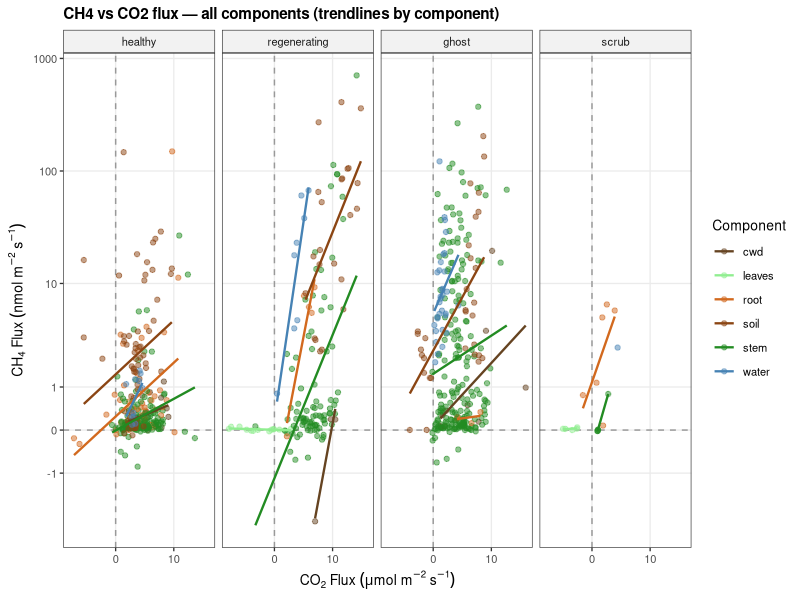
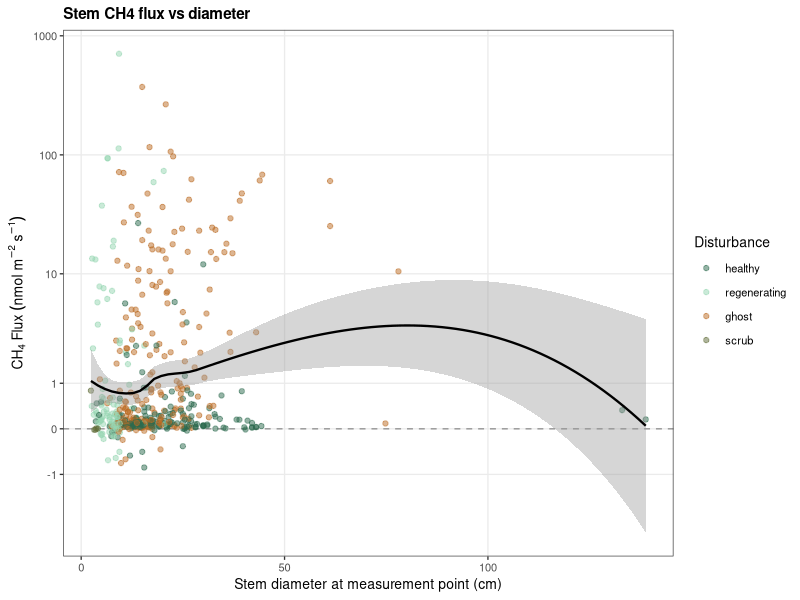
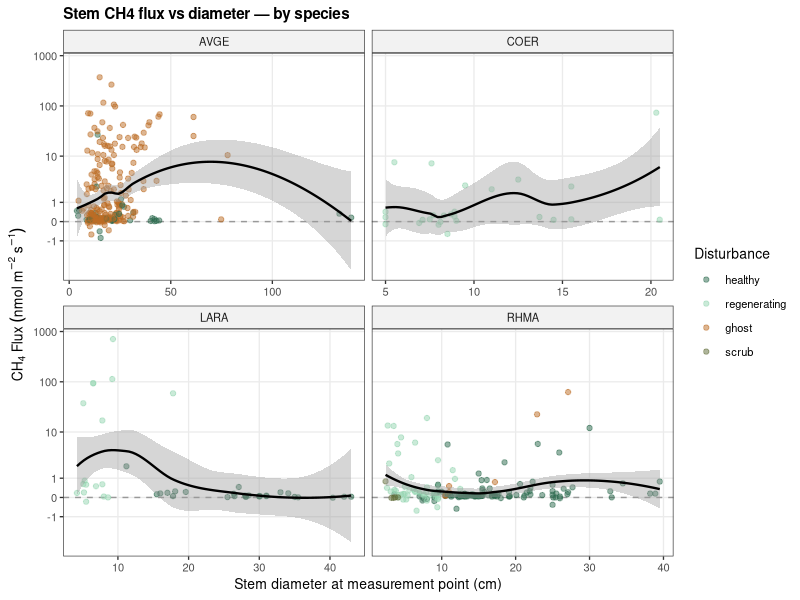
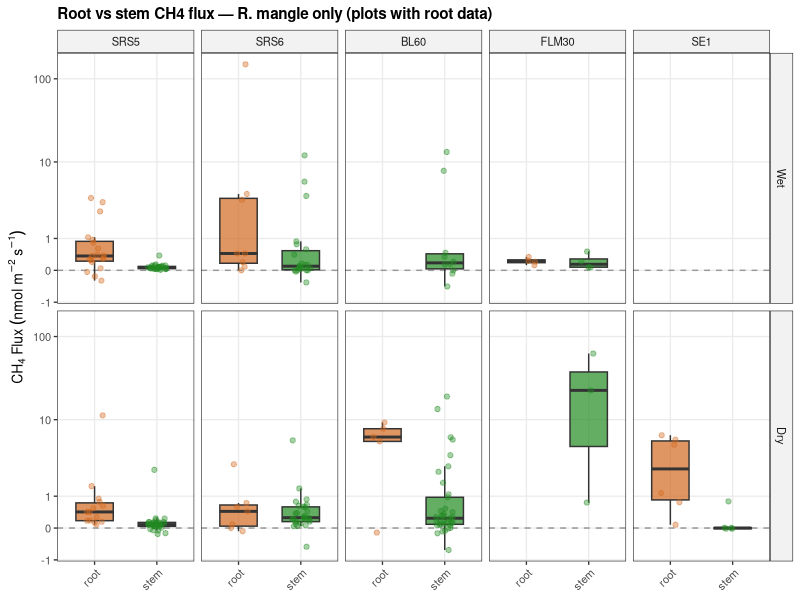
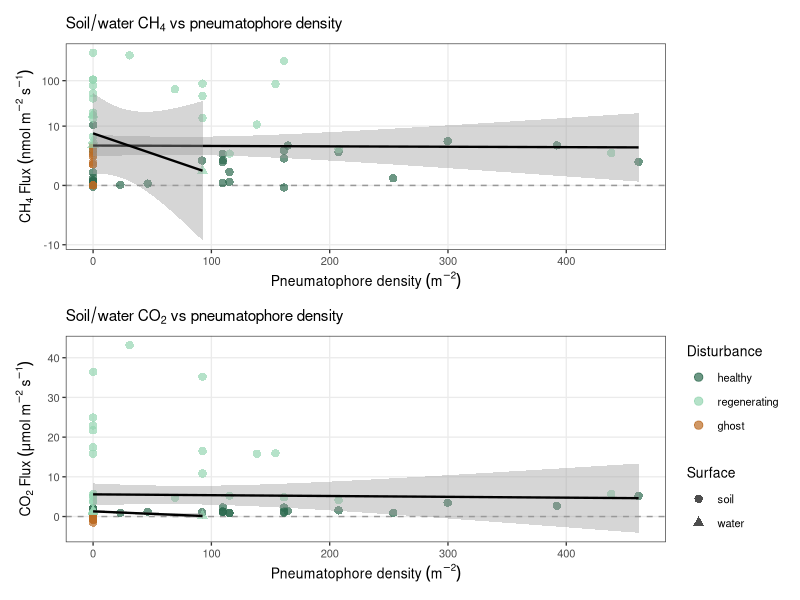
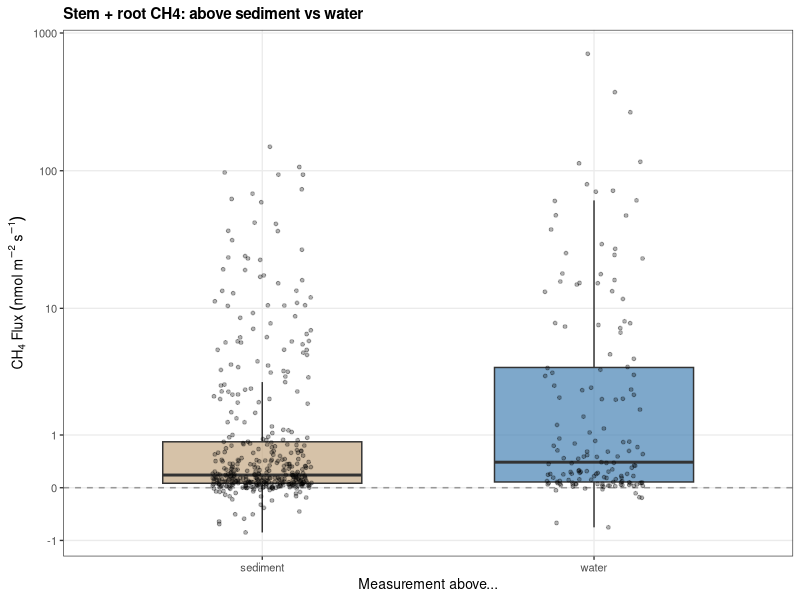
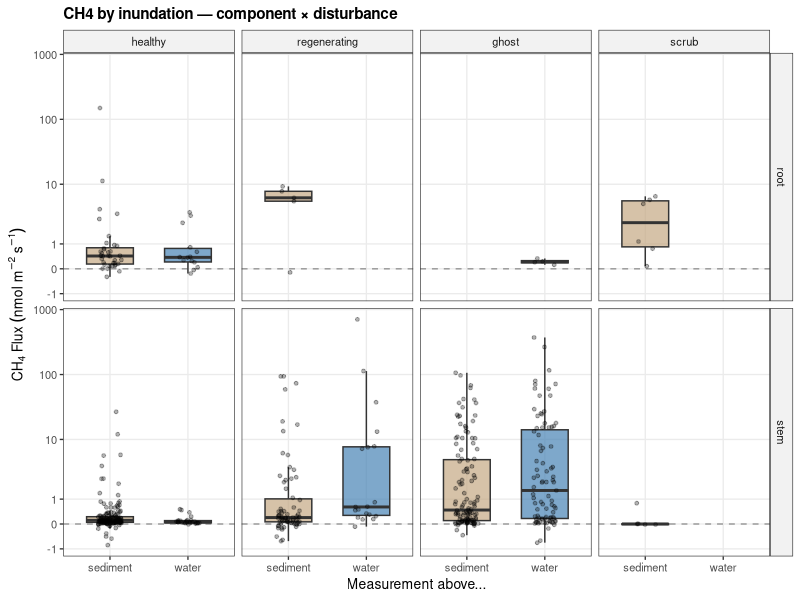

Here is the R script that generated these plots, in order:
# =============================================================================
# Exploratory Plots — Tree Flux Relationships
# =============================================================================
# Quick exploratory figures to evaluate candidate relationships for publication.
# Saves PNGs to output/figures/exploratory/
# =============================================================================

library(dplyr)
library(tidyr)
library(ggplot2)
library(scales)
library(forcats)

# --- Data Loading (reuse same preprocessing as publication_figures.R) --------
df <- read.csv("output/combined_gas_flux_dataset.csv")

selected_plots <- c("BL60", "CP40", "FLM30", "MI", "SE1", "SRS5", "SRS6", "RB10")

df <- df %>%
  filter(plot %in% selected_plots) %>%
  filter(is.na(CO2_best.flux) | CO2_best.flux >= -10) %>%
  mutate(
    disturbance_level = factor(disturbance_level,
                               levels = c("healthy", "regenerating", "ghost", "scrub")),
    season_agg = factor(case_when(
      season == "wet" ~ "Wet", season == "dry" ~ "Dry", TRUE ~ NA_character_
    ), levels = c("Wet", "Dry")),
    component = tolower(component),
    plot = factor(plot, levels = c("RB10", "SRS5", "SRS6", "BL60",
                                    "CP40", "FLM30", "MI", "SE1")),
    species = ifelse(species == "COPE", "COER", species)
  )

dir.create("output/figures/exploratory", showWarnings = FALSE, recursive = TRUE)

# Shared theme
theme_expl <- function(base_size = 10) {
  theme_bw(base_size = base_size) +
    theme(panel.grid.minor = element_blank(),
          strip.background = element_rect(fill = "grey95"),
          plot.title = element_text(size = base_size + 1, face = "bold"))
}

disturbance_colors <- c("healthy" = "#2D6A4F", "regenerating" = "#95D5B2",
                         "ghost" = "#BC6C25", "scrub" = "#606C38")

cat("Data loaded:", nrow(df), "rows\n\n")


# =============================================================================
# 1. CH4 vs CO2 — all components, colored by component
# =============================================================================
cat("--- 1. CH4 vs CO2 ---\n")

p1_data <- df %>%
  filter(!is.na(CH4_best.flux), !is.na(CO2_best.flux))

component_colors <- c("soil" = "#8B4513", "stem" = "#228B22", "water" = "#4682B4",
                       "root" = "#D2691E", "cwd" = "#654321",
                       "pneumatophore" = "#32CD32", "leaves" = "#90EE90")

p1 <- p1_data %>%
  ggplot(aes(x = CO2_best.flux, y = CH4_best.flux, color = component)) +
  geom_hline(yintercept = 0, linetype = "dashed", color = "grey60") +
  geom_vline(xintercept = 0, linetype = "dashed", color = "grey60") +
  geom_point(alpha = 0.5, size = 1.5) +
  geom_smooth(method = "lm", se = FALSE, linewidth = 0.8, alpha = 0.7) +
  scale_x_continuous(trans = "asinh",
                     breaks = c(-10, 0, 10, 100, 1000),
                     labels = c("-10", "0", "10", "100", "1000")) +
  scale_y_continuous(trans = "asinh",
                     breaks = c(-1, 0, 1, 10, 100, 1000),
                     labels = c("-1", "0", "1", "10", "100", "1000")) +
  scale_color_manual(values = component_colors, name = "Component") +
  labs(x = expression(CO[2]~Flux~(mu*mol~m^{-2}~s^{-1})),
       y = expression(CH[4]~Flux~(nmol~m^{-2}~s^{-1})),
       title = "CH4 vs CO2 flux — all components (trendlines by component)") +
  theme_expl() +
  facet_wrap(~ disturbance_level, nrow = 1)

ggsave("output/figures/exploratory/expl_ch4_vs_co2.png", p1,
       width = 12, height = 4, dpi = 200)
cat("Saved: expl_ch4_vs_co2.png\n")


# =============================================================================
# 2. CH4 by stem diameter
# =============================================================================
cat("\n--- 2. CH4 vs stem diameter ---\n")

p2_data <- df %>%
  filter(component == "stem",
         !is.na(CH4_best.flux), !is.na(diameter), diameter > 0)

cat("  n =", nrow(p2_data), "stem measurements with diameter\n")
cat("  diameter range:", range(p2_data$diameter), "\n")

p2 <- p2_data %>%
  ggplot(aes(x = diameter, y = CH4_best.flux, color = disturbance_level)) +
  geom_hline(yintercept = 0, linetype = "dashed", color = "grey60") +
  geom_point(alpha = 0.5, size = 1.5) +
  geom_smooth(method = "loess", se = TRUE, color = "black", linewidth = 0.8) +
  scale_y_continuous(trans = "asinh",
                     breaks = c(-1, 0, 1, 10, 100, 1000),
                     labels = c("-1", "0", "1", "10", "100", "1000")) +
  scale_color_manual(values = disturbance_colors, name = "Disturbance") +
  labs(x = "Stem diameter at measurement point (cm)",
       y = expression(CH[4]~Flux~(nmol~m^{-2}~s^{-1})),
       title = "Stem CH4 flux vs diameter") +
  theme_expl()

# Also faceted by species
p2b <- p2_data %>%
  filter(species %in% c("AVGE", "RHMA", "LARA", "COER")) %>%
  ggplot(aes(x = diameter, y = CH4_best.flux, color = disturbance_level)) +
  geom_hline(yintercept = 0, linetype = "dashed", color = "grey60") +
  geom_point(alpha = 0.5, size = 1.5) +
  geom_smooth(method = "loess", se = TRUE, color = "black", linewidth = 0.8) +
  scale_y_continuous(trans = "asinh",
                     breaks = c(-1, 0, 1, 10, 100, 1000),
                     labels = c("-1", "0", "1", "10", "100", "1000")) +
  scale_color_manual(values = disturbance_colors, name = "Disturbance") +
  facet_wrap(~ species, scales = "free_x") +
  labs(x = "Stem diameter at measurement point (cm)",
       y = expression(CH[4]~Flux~(nmol~m^{-2}~s^{-1})),
       title = "Stem CH4 flux vs diameter — by species") +
  theme_expl()

ggsave("output/figures/exploratory/expl_ch4_vs_diameter.png", p2,
       width = 8, height = 5, dpi = 200)
ggsave("output/figures/exploratory/expl_ch4_vs_diameter_species.png", p2b,
       width = 10, height = 6, dpi = 200)
cat("Saved: expl_ch4_vs_diameter.png, expl_ch4_vs_diameter_species.png\n")


# =============================================================================
# 3. Root vs stem flux per plot × season (RHMA only)
# =============================================================================
cat("\n--- 3. Root vs stem (RHMA) ---\n")

p3_data <- df %>%
  filter(component %in% c("stem", "root"),
         species == "RHMA",
         !is.na(CH4_best.flux)) %>%
  mutate(component = factor(component, levels = c("root", "stem")))

cat("  Root RHMA:", sum(p3_data$component == "root"), "\n")
cat("  Stem RHMA:", sum(p3_data$component == "stem"), "\n")
cat("  Plots with root data:", paste(unique(p3_data$plot[p3_data$component == "root"]),
                                      collapse = ", "), "\n")

# Only keep plots that have root data
plots_with_roots <- p3_data %>%
  filter(component == "root") %>%
  pull(plot) %>% unique()

p3_data <- p3_data %>% filter(plot %in% plots_with_roots)

p3 <- p3_data %>%
  ggplot(aes(x = component, y = CH4_best.flux, fill = component)) +
  geom_hline(yintercept = 0, linetype = "dashed", color = "grey60") +
  geom_boxplot(alpha = 0.7, outlier.shape = NA, width = 0.6) +
  geom_jitter(aes(color = component), width = 0.15, alpha = 0.4, size = 1.5) +
  scale_y_continuous(trans = "asinh",
                     breaks = c(-1, 0, 1, 10, 100, 1000),
                     labels = c("-1", "0", "1", "10", "100", "1000")) +
  scale_fill_manual(values = c("root" = "#D2691E", "stem" = "#228B22"), guide = "none") +
  scale_color_manual(values = c("root" = "#D2691E", "stem" = "#228B22"), guide = "none") +
  facet_grid(season_agg ~ plot) +
  labs(x = NULL,
       y = expression(CH[4]~Flux~(nmol~m^{-2}~s^{-1})),
       title = "Root vs stem CH4 flux — R. mangle only (plots with root data)") +
  theme_expl() +
  theme(axis.text.x = element_text(angle = 45, hjust = 1))

ggsave("output/figures/exploratory/expl_root_vs_stem_rhma.png", p3,
       width = 12, height = 5, dpi = 200)
cat("Saved: expl_root_vs_stem_rhma.png\n")


# =============================================================================
# 4. Soil CH4 and CO2 vs pneumatophore density
# =============================================================================
cat("\n--- 4. Soil flux vs pneumatophore density ---\n")

p4_data <- df %>%
  filter(component %in% c("soil", "water"),
         !is.na(pneumatophore_density))

cat("  n =", nrow(p4_data), "measurements with pneumatophore_density\n")
cat("  Density range:", range(p4_data$pneumatophore_density, na.rm = TRUE), "\n")

# CH4
p4a <- p4_data %>%
  filter(!is.na(CH4_best.flux)) %>%
  ggplot(aes(x = pneumatophore_density, y = CH4_best.flux,
             color = disturbance_level, shape = component)) +
  geom_hline(yintercept = 0, linetype = "dashed", color = "grey60") +
  geom_point(alpha = 0.7, size = 2.5) +
  geom_smooth(method = "lm", se = TRUE, color = "black", linewidth = 0.8) +
  scale_y_continuous(trans = "asinh",
                     breaks = c(-10, 0, 10, 100, 1000),
                     labels = c("-10", "0", "10", "100", "1000")) +
  scale_color_manual(values = disturbance_colors, name = "Disturbance") +
  scale_shape_manual(values = c("soil" = 16, "water" = 17), name = "Surface") +
  labs(x = expression(Pneumatophore~density~(m^{-2})),
       y = expression(CH[4]~Flux~(nmol~m^{-2}~s^{-1})),
       title = expression(Soil/water~CH[4]~vs~pneumatophore~density)) +
  theme_expl()

# CO2
p4b <- p4_data %>%
  filter(!is.na(CO2_best.flux)) %>%
  ggplot(aes(x = pneumatophore_density, y = CO2_best.flux,
             color = disturbance_level, shape = component)) +
  geom_hline(yintercept = 0, linetype = "dashed", color = "grey60") +
  geom_point(alpha = 0.7, size = 2.5) +
  geom_smooth(method = "lm", se = TRUE, color = "black", linewidth = 0.8) +
  scale_color_manual(values = disturbance_colors, name = "Disturbance") +
  scale_shape_manual(values = c("soil" = 16, "water" = 17), name = "Surface") +
  labs(x = expression(Pneumatophore~density~(m^{-2})),
       y = expression(CO[2]~Flux~(mu*mol~m^{-2}~s^{-1})),
       title = expression(Soil/water~CO[2]~vs~pneumatophore~density)) +
  theme_expl()

library(patchwork)
p4 <- p4a + theme(legend.position = "none") +
  p4b + theme(legend.position = "right") +
  plot_layout(ncol = 1)

ggsave("output/figures/exploratory/expl_flux_vs_pneumatophore_density.png", p4,
       width = 9, height = 8, dpi = 200)
cat("Saved: expl_flux_vs_pneumatophore_density.png\n")


# =============================================================================
# 5. CH4 by above water vs above sediment
# =============================================================================
cat("\n--- 5. CH4 by above water vs sediment ---\n")

p5_data <- df %>%
  filter(component %in% c("stem", "root"),
         !is.na(CH4_best.flux),
         !is.na(above), above != "") %>%
  mutate(above = factor(above, levels = c("sediment", "water")))

cat("  Above sediment:", sum(p5_data$above == "sediment"), "\n")
cat("  Above water:", sum(p5_data$above == "water"), "\n")

# Overall
p5a <- p5_data %>%
  ggplot(aes(x = above, y = CH4_best.flux, fill = above)) +
  geom_hline(yintercept = 0, linetype = "dashed", color = "grey60") +
  geom_boxplot(alpha = 0.7, outlier.shape = NA, width = 0.6) +
  geom_jitter(alpha = 0.3, width = 0.15, size = 1) +
  scale_y_continuous(trans = "asinh",
                     breaks = c(-1, 0, 1, 10, 100, 1000),
                     labels = c("-1", "0", "1", "10", "100", "1000")) +
  scale_fill_manual(values = c("sediment" = "#C4A882", "water" = "#4682B4"),
                    guide = "none") +
  labs(x = "Measurement above...", y = expression(CH[4]~Flux~(nmol~m^{-2}~s^{-1})),
       title = "Stem + root CH4: above sediment vs water") +
  theme_expl()

# By component and disturbance
p5b <- p5_data %>%
  ggplot(aes(x = above, y = CH4_best.flux, fill = above)) +
  geom_hline(yintercept = 0, linetype = "dashed", color = "grey60") +
  geom_boxplot(alpha = 0.7, outlier.shape = NA, width = 0.6) +
  geom_jitter(alpha = 0.3, width = 0.15, size = 1) +
  scale_y_continuous(trans = "asinh",
                     breaks = c(-1, 0, 1, 10, 100, 1000),
                     labels = c("-1", "0", "1", "10", "100", "1000")) +
  scale_fill_manual(values = c("sediment" = "#C4A882", "water" = "#4682B4"),
                    guide = "none") +
  facet_grid(component ~ disturbance_level) +
  labs(x = "Measurement above...", y = expression(CH[4]~Flux~(nmol~m^{-2}~s^{-1})),
       title = "CH4 by inundation — component × disturbance") +
  theme_expl()

ggsave("output/figures/exploratory/expl_ch4_above_water_vs_sediment.png", p5a,
       width = 5, height = 5, dpi = 200)
ggsave("output/figures/exploratory/expl_ch4_above_water_vs_sediment_faceted.png", p5b,
       width = 10, height = 5, dpi = 200)
cat("Saved: expl_ch4_above_water_vs_sediment.png, _faceted.png\n")

cat("\n===== All exploratory plots saved to output/figures/exploratory/ =====\n")
